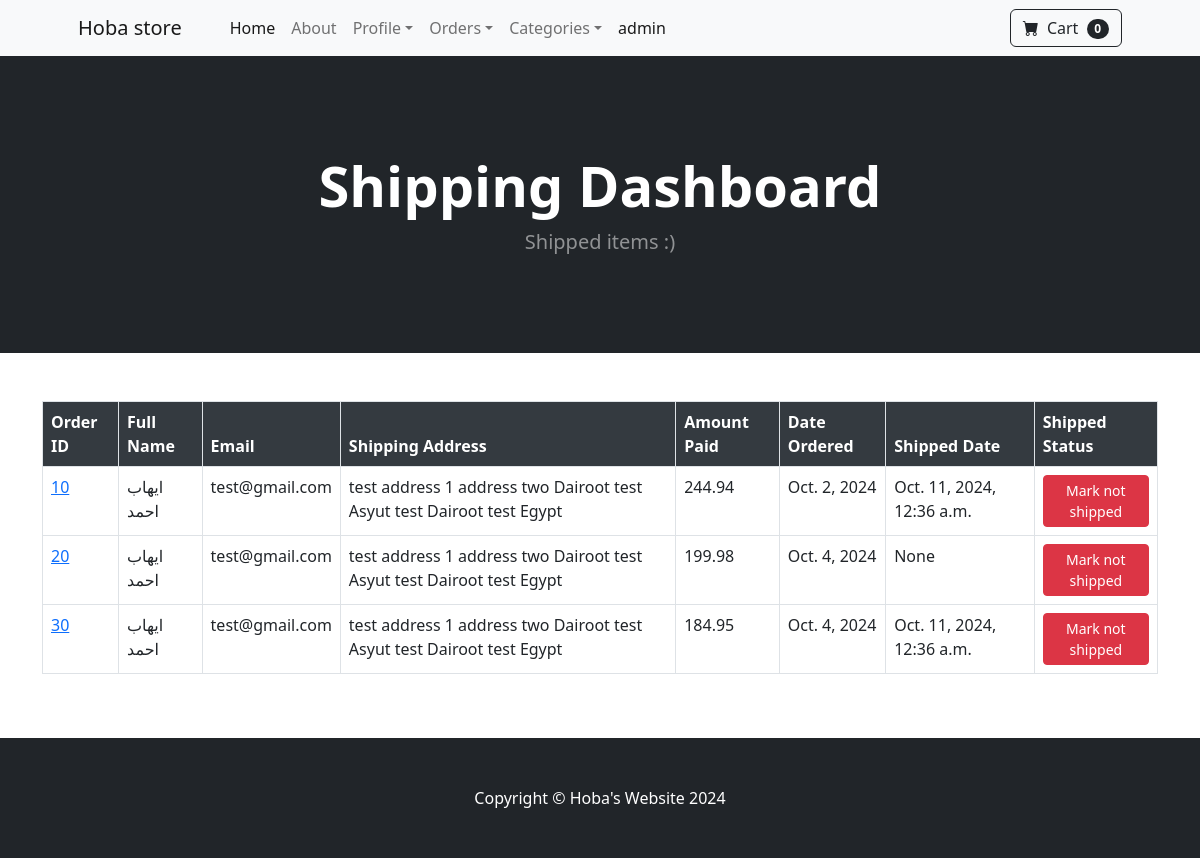
The page /payment/shipped_dash (signed in) on the database its author committed.
### payment/models.py (models this page shows, shortened)
class Order(models.Model):
    user = models.ForeignKey(User, on_delete=models.CASCADE, blank=True, null=True)
    full_name = models.CharField(max_length=260)
    email = models.EmailField(max_length=260)
    shipping_address = models.TextField(max_length=15000)
    amount_paid = models.DecimalField(max_digits=15, decimal_places=2)
    date_ordered = models.DateField(auto_now_add=True)
    shipped = models.BooleanField(default=False)
    shipped_date = models.DateTimeField(blank=True, null=True)

### payment/views.py (the view, shortened to what this page needs)
# urls.py: path('shipped_dash', views.shipped_dash, name='shipped_dash'),
def shipped_dash(request):
    if request.user.is_authenticated and request.user.is_superuser:
        orders = Order.objects.filter(shipped=True)
        return render(request, 'shipped_dash.html', {'orders': orders})
    else:
        messages.error(request, 'Access Denied')
        return redirect('home')

### cart/cart.py (called while the page is built)
    def __len__(self):
        return len(self.cart)

### cart/context_processors.py (called while the page is built)
def cart(request):
    return {'cart': Cart(request)}

### payment/templates/shipped_dash.html (shortened to what this page needs)
{% extends "base.html" %}
{% block content %}
<header class="bg-dark py-5 mb-5">
    <div class="container px-4 px-lg-5 my-5">
        <div class="text-center text-white">
            <h1 class="display-4 fw-bolder">Shipping Dashboard</h1>
            <p class="lead fw-normal text-white-50 mb-0">Shipped items :)</p>
        </div>
    </div>
</header>
<div clas='container'>
    <center>
        <div class="container mt-5">
            <div class="table-responsive">
                <table class="table table-bordered table-hover">
                    <thead>
                        <tr>
                            <th scope="col">Order ID</th>
                            <th scope="col">Full Name</th>
                            <th scope="col">Email</th>
                            <th scope="col">Shipping Address</th>
                            <th scope="col">Amount Paid</th>
                            <th scope="col">Date Ordered</th>
                            <th scope="col">Shipped Date</th>
                            <th scope="col">Shipped Status</th>
                        </tr>
                    </thead>
                    <tbody>
                        {% for order in orders %}
                        <tr>
                            <td><a href="{% url "orders" order.id %}">{{order.id}}</a></td>
                            <td>{{order.full_name}}</td>
                            <td>{{order.email}}</td>
                            <td>{{order.shipping_address}}</td>
                            <td>{{order.amount_paid}}</td>
                            <td>{{order.date_ordered}}</td>
                            <td>{{order.shipped_date}}</td>
                            <td>
                                <form method ='POST'>
                                    <button type='submit' class='btn btn-danger btn-sm'>Mark not shipped</button>
                                </form>
                            </td>
                        </tr>
                        {%endfor%}
                    </tbody>
                </table>
            </div>
        </div>
    </center>
</div>
{% endblock content %}

### store/templates/nav.html (shortened to what this page needs)
<nav class="navbar navbar-expand-lg navbar-light bg-light">
    <div class="container px-4 px-lg-5">
        <a class="navbar-brand" href="#!">Hoba store</a>
        <div class="collapse navbar-collapse" id="navbarSupportedContent">
            <ul class="navbar-nav me-auto mb-2 mb-lg-0 ms-lg-4">
                <li class="nav-item"><a class="nav-link active" aria-current="page" href="{% url 'home' %}">Home</a></li>
                <li class="nav-item"><a class="nav-link" href="{% url 'about' %}">About</a></li>
                {% if user.is_authenticated %}
                <li class="nav-item dropdown">
                    <a class="nav-link dropdown-toggle" id="navbarDropdown" href="#" role="button" data-bs-toggle="dropdown" aria-expanded="false">Profile</a>
                </li>
                {% if user.is_superuser %}
                <li class="nav-item dropdown">
                    <a class="nav-link dropdown-toggle" id="navbarDropdown" href="#" role="button" data-bs-toggle="dropdown" aria-expanded="false">Orders</a>
                </li>
                {% endif %}
                {% else %}
                <li class="nav-item"><a class="nav-link" href="{% url 'login' %}">Log in</a></li>
                {% endif %}
                <li class="nav-item dropdown">
                    <a class="nav-link dropdown-toggle" id="navbarDropdown" href="#" role="button" data-bs-toggle="dropdown" aria-expanded="false">Categories</a>
                </li>
                <li class = 'active nav-link'>{{user.username}}</li>
            </ul>
            <form class="d-flex">
                <a href="{% url 'cart_summary' %}" class="btn btn-outline-dark" >
                    <i class="bi-cart-fill me-1"></i>
                    Cart
                    <span class="badge bg-dark text-white ms-1 rounded-pill" id="cart_quantity"> {{cart|length}} </span>
                </a>
            </form>
        </div>
    </div>
</nav>

### payment/templates/shipped_dash.html (style rules this page uses)
.table thead th { background-color: #343a40; color: #fff; }

### rows shown on the page
Order: id "10", full_name "ايهاب احمد", email "test@gmail.com", shipping_address "test address 1 address two Dairoot test Asyut test Dairoot test Egypt", amount_paid "244.94", date_ordered "Oct. 2, 2024", shipped_date "Oct. 11, 2024, 12:36 a.m."
Order: id "20", full_name "ايهاب احمد", email "test@gmail.com", shipping_address "test address 1 address two Dairoot test Asyut test Dairoot test Egypt", amount_paid "199.98", date_ordered "Oct. 4, 2024", shipped_date "None"
Order: id "30", full_name "ايهاب احمد", email "test@gmail.com", shipping_address "test address 1 address two Dairoot test Asyut test Dairoot test Egypt", amount_paid "184.95", date_ordered "Oct. 4, 2024", shipped_date "Oct. 11, 2024, 12:36 a.m."

### other values the page prints
{{ user.username }} "admin"
{{ cart|length }} "0"
